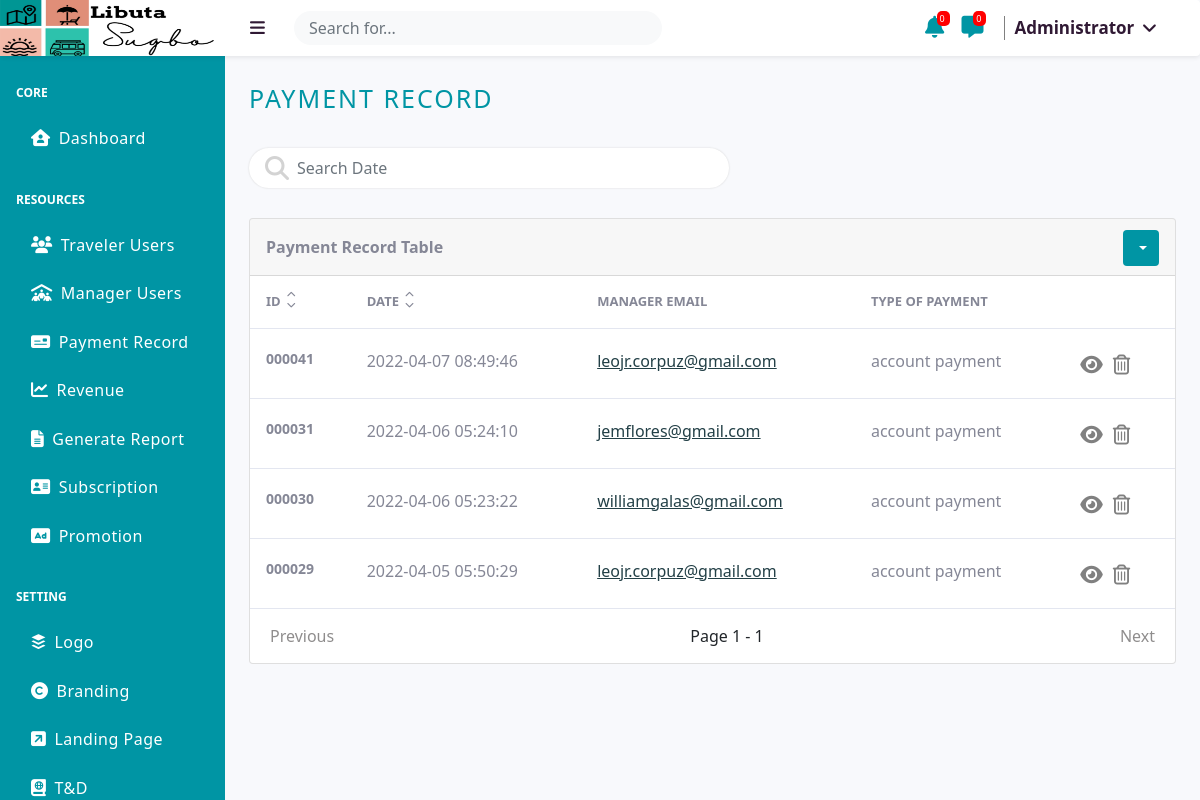
/src/administrator/payment-record.php (signed in), run on the app's committed database.
### tables this page shows
CREATE TABLE `logo` (
  `id` int(255) NOT NULL,
  `image` varchar(255) NOT NULL
);

CREATE TABLE `manager_pop` (
  `id` int(255) NOT NULL,
  `img` varchar(255) NOT NULL,
  `manager_id` int(255) NOT NULL,
  `type` varchar(255) NOT NULL,
  `date` timestamp NOT NULL DEFAULT current_timestamp()
);

CREATE TABLE `users` (
  `id` int(255) NOT NULL,
  `first_name` varchar(255) NOT NULL,
  `middle_name` varchar(255) NOT NULL,
  `last_name` varchar(255) NOT NULL,
  `email` varchar(255) NOT NULL,
  `phone` varchar(255) NOT NULL,
  `password` varchar(255) NOT NULL,
  `type` varchar(255) NOT NULL,
  `maneger_type` varchar(255) DEFAULT NULL,
  `subcribed_at` timestamp NULL DEFAULT NULL,
  `image` varchar(255) NOT NULL,
  `status` varchar(255) NOT NULL,
  `block_status` varchar(255) NOT NULL
);

### src/administrator/_TABLE_UI/payment-record-main-table.php (the view, shortened to what the rows shown need)
<?php
    $User = new User;
    include '_UI_SORTING_FETCHING/payment-main-fetch.php';
?>
<div class="card mb-4">
    <div class="card-body-table overflowtables">
        <?php if($display>0): ?>
        <table class="tablenew">
            <thead class="hideafter">
                <tr>
                <?php if(isset($_GET['search'])): ?>
                    <th scope="col">
                        <div class="d-flex">
                            <span>ID </span>
                            <div class="sorted-table">
                                <div><a href="?search=<?php echo $_GET['search'] ?>&id=asc"><i class="fas fa-chevron-up"></i></a></div>
                                <div><a href="?search=<?php echo $_GET['search'] ?>&id=desc"><i class="fas fa-chevron-down"></i></a></div>
                            </div>
                        </div>
                    </th>
                    <th scope="col">
                        <div class="d-flex">
                            <span>Date</span>
                            <div class="sorted-table">
                                <div><a href="?search=<?php echo $_GET['search'] ?>&date=asc"><i class="fas fa-chevron-up"></i></a></div>
                                <div><a href="?search=<?php echo $_GET['search'] ?>&date=desc"><i class="fas fa-chevron-down"></i></a></div>
                            </div>
                        </div>
                    </th>
                    <th scope="col">Manager Email</th>
                    <th scope="col">type of payment</th>
                    <th scope="col"></th>
                <?php else: ?>
                    <th scope="col">
                        <div class="d-flex">
                            <span>ID </span>
                            <div class="sorted-table">
                                <div><a href="?id=asc"><i class="fas fa-chevron-up"></i></a></div>
                                <div><a href="?id=desc"><i class="fas fa-chevron-down"></i></a></div>
                            </div>
                        </div>
                    </th>
                    <th scope="col">
                        <div class="d-flex">
                            <span>Date</span>
                            <div class="sorted-table">
                                <div><a href="?date=asc"><i class="fas fa-chevron-up"></i></a></div>
                                <div><a href="?date=desc"><i class="fas fa-chevron-down"></i></a></div>
                            </div>
                        </div>
                    </th>
                    <th scope="col">Manager Email</th>
                    <th scope="col">type of payment</th>
                    <th scope="col"></th>
                <?php endif; ?>
                </tr>
            </thead>
            <tbody class="hideafter">
                <?php foreach ($display as $dis): ?>
                    <tr class="<?php echo $dis['id']; ?>" id="<?php echo $dis['id']; ?>">
                        <td id="idss"><?php echo sprintf('%06d', $dis['id'])?></td>
                        <td data-target="name"><?php echo $dis['date']; ?></td>
                        <?php
                            $manager_id = $dis['manager_id'];
                            $GetUserData = $User->GetUserData($manager_id, $User::USER_TYPE_MANAGER);
                        ?>
                        <td><a href="view/manager-data?manager_id=<?php  echo $GetUserData->id; ?>"><?php echo $GetUserData->email; ?></a></td>
                        <td><?php echo $dis['type']; ?></td>
                        <td id="btn">
                            <div class="d-flex">
                                <span class="tip_view_container">
                                    <i class="fa-solid fa-eye btns" id="showinfo" data-id="<?php echo $dis['id']; ?>"></i>
                                </span>
                                <span class="tip_delete_container">
                                    <i class="far fa-trash-alt" id="delete" data-id="<?php echo $dis['id']; ?>"></i>
                                </span>
                            </div>
                        </td>
                    </tr>
                <?php endforeach; ?>
            </tbody>
        </table>
        <?php else: ?>
            <div id="emptyss"><i class="fa-solid fa-table-list"></i><p>No Data</p></div>
        <?php endif; ?>
    </div>
</div>

### src/administrator/_UI/header_1.php (shortened to what the rows shown need)
<?php
$logo = new Logo;
$Getlogo = $logo->Getlogo();
$logoimage = '';
if($Getlogo){
   $logoimage = $Getlogo->image;
}
?>
<a class="navbar-brand display-title-none" href="#">
    <?php if($logoimage): ?>
        <img src="../user/assets/logo/<?php echo $logoimage; ?>" alt="" id="logonav">
    <?php else: ?>
        <p style="margin-left:40px; margin-top:15px;">NO LOGO</p>
    <?php endif; ?>
</a>

### data on the page
logo: image (picture)
manager_pop: id "000041", date "2022-04-07 08:49:46", users.email "leojr.corpuz@gmail.com", type "account payment"
manager_pop: id "000031", date "2022-04-06 05:24:10", users.email "jemflores@gmail.com", type "account payment"
manager_pop: id "000030", date "2022-04-06 05:23:22", users.email "williamgalas@gmail.com", type "account payment"
manager_pop: id "000029", date "2022-04-05 05:50:29", users.email "leojr.corpuz@gmail.com", type "account payment"

### other printed values
$page "1"
$pages "1"
